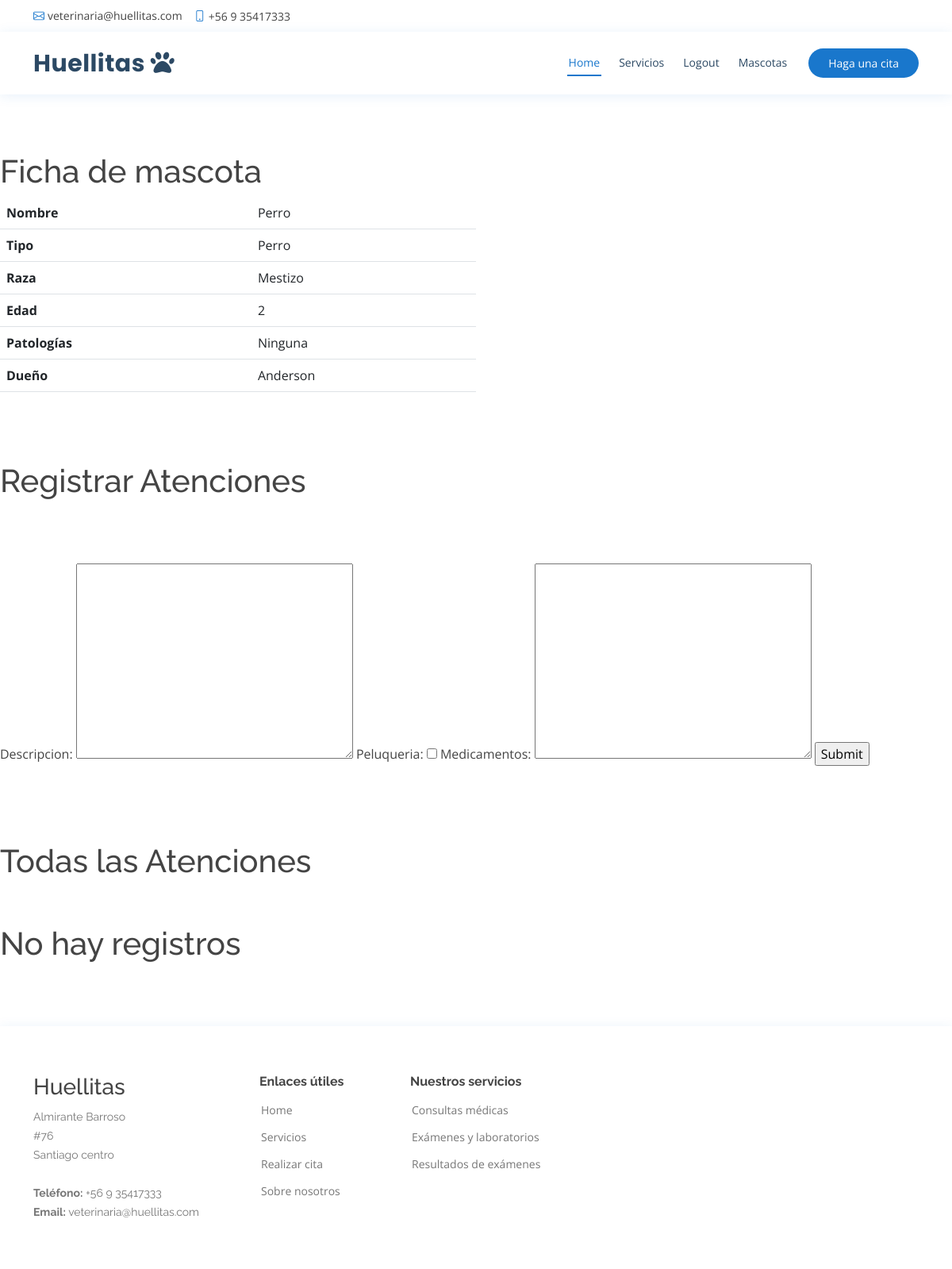
The app's page /detail/3/ (signed in) with its own data.
### veterinaria/models.py (models this page shows)
class Mascota(models.Model):
    nombre = models.CharField(max_length=50)
    tipo = models.CharField(max_length=30)
    raza = models.CharField(max_length=30)
    edad = models.CharField(max_length=2)
    patologias = models.TextField(blank=True)
    dueno = models.ForeignKey(Dueno, on_delete=models.CASCADE)

class Dueno(models.Model):
    rut = models.CharField(max_length=9, primary_key=True)
    nombre = models.CharField(max_length=50)
    apellido = models.CharField(max_length=50)
    telefono = models.CharField(max_length=9)
    direccion = models.CharField(max_length=200)

### veterinaria/views.py (the view)
# urls.py: path('detail/<int:id_mascota>/', views.mascota_detail, name='mascota_detail'),
def mascota_detail(request, id_mascota):
    mascota = Mascota.objects.get(id=id_mascota)
    if not request.session.has_key('username'):
        return HttpResponseRedirect('/signin')
    username = request.session['username']
    fecha=datetime.datetime.now()
    hora=fecha.hour
    if request.method == 'POST':
        form = AtenForm(request.POST)
        if form.is_valid:
            post = form.save(commit=False)
            post.user = username
            post.mascota = mascota
            post.publish_date = timezone.now()
            post.save()
            return redirect('mascota_detail', mascota.id)
    else:
        form = AtenForm()
    atencion = Atencion.objects.all().order_by("-publish_date")
    context = {
        "form": form,
        "username": username,
        "saludos":hora,
        "mascota": mascota,
        "atenciones" : atencion
    }
    return render(request, 'mascota_detail.html', context=context)

### veterinaria/forms.py
class AtenForm(ModelForm):
    class Meta:
        model = Atencion
        fields = ['descripcion', 'peluqueria', 'medicamentos']

### veterinaria/templates/mascota_detail.html (shortened to what this page needs)
{% include "header.html" %}
{% load static %}
<h1> Ficha de mascota</h1>
<div class="col-lg-6 col-sm-6">
        <table class="table" >
                <tr>
                  <th>Nombre</th>
                  <td>{{mascota.nombre}}</td>
                </tr>
                <tr>
                        <th>Tipo</th>
                        <td>{{mascota.tipo}}</td>
                </tr>
                <tr>
                        <th>Raza</th>
                        <td>{{mascota.raza}}</td>
                </tr>
                <tr>
                        <th>Edad</th>
                        <td>{{mascota.edad}}</td>
                </tr>
                <tr>
                        <th>Patologías</th>
                        <td>{{mascota.patologias}}</td>
                </tr>
                <tr>
                        <th>Dueño</th>
                        <td>{{mascota.dueno.nombre}}</td>
                </tr>
              </table>
</div>
<h1> Registrar Atenciones</h1>
<form method="post">
        {{ form }}
        <input type="submit" value="Submit">
</form>
<h1> Todas las Atenciones</h1>
{% if atenciones %}
                {% for atencion in atenciones %}
        <div class="col-lg-6 col-sm-6">
                 <table class="table" >
                <tr>
                  <th>Fecha atención</th>
                  <td>{{ atencion.publish_date }}</td>
                </tr>
                <tr>
                        <th>Descripción</th>
                        <td>{{ atencion.descripcion }}</td>
                </tr>
                <tr>
                        <th>Medicamentos</th>
                        <td>{{ atencion.medicamentos }}</td>
                </tr>
                <tr>
                        <th>Servicio de peluquería</th>
                        {% if atencion.peluqueria is False %}
                        <td> No </td>
                        {% else %}
                        <td> Si </td>
                        {% endif %}
                </tr>
                <tr>
                        <th>Atendido por</th>
                        <td>{{ username }}</td>
                </tr>
                <tr>
                        <th>Acciones</th>
                        <td>
                                <a class="btn btn-primary" href="{% url 'atencion_edit'  atencion.id %}"
                                >Editar </a>
                                <a class="btn btn-danger" href="{% url 'atencion_delete'  atencion.id %}"
                                >Eliminar</a>
                        </td>
                </tr>
              </table>
        </div>
</br>
</br>
</br>
        {% endfor %}
{% else %}
<h1> No hay registros </h1>
 {% endif %}
{% include "footer.html" %}

### static/css/style.css (style rules this page uses)
body { font-family: "Open Sans", sans-serif; color: #444444; }
h1, h2, h3, h4, h5, h6 { font-family: "Raleway", sans-serif; }

### records on screen
Mascota: nombre "Perro", tipo "Perro", raza "Mestizo", edad "2", patologias "Ninguna", dueno.nombre "Anderson"
